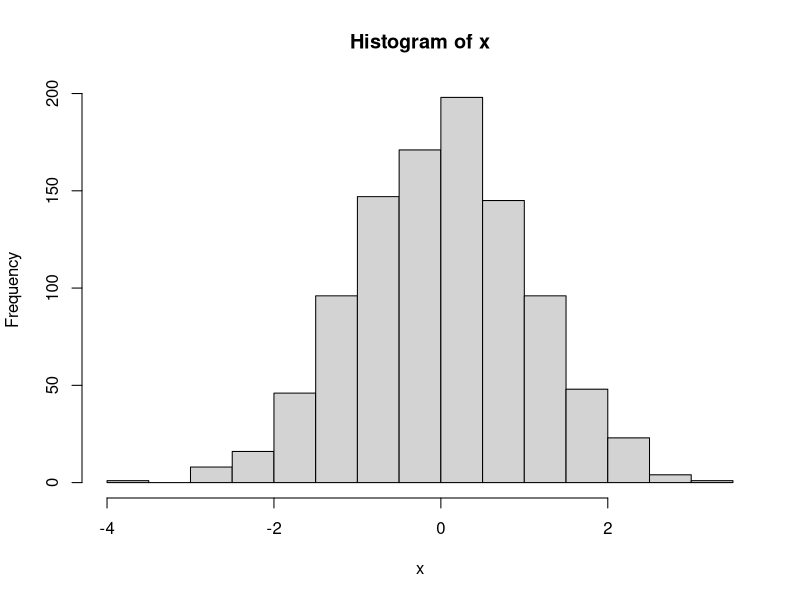

This chart was generated by the following R code:
## ---- chunk 1
x <- rnorm(1000)
hist(x)
